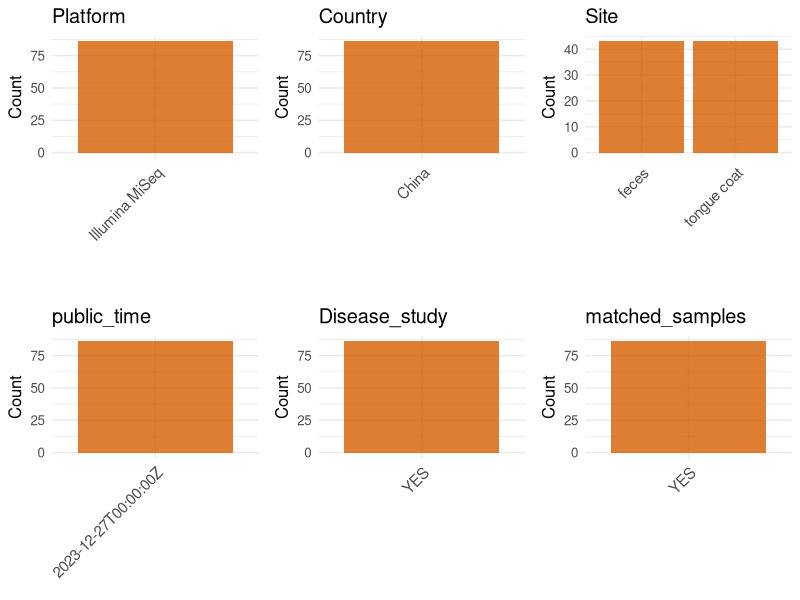

The R source for this figure: (Note: this script raises an error after producing the figure.)
## ---- chunk 1
# Load necessary libraries
library(dplyr)
library(ggplot2)
library(cowplot)
library(readxl)

# Set working directory (update this path to your local directory)
setwd("/home/cjj/projects/collect_oral_data/global-oral-microbiome/data/tmp/PRJNA756623")

# table1 <- read_excel("CRA006039.xlsx")
# write.csv(table1, "CRA006039.csv", row.names = FALSE)

initial_meta<-read.csv("SraRunTable.csv",header = T)
colnames(initial_meta)
# 
# # initial_meta <- initial_meta[grepl("16s", initial_meta$sample_name, ignore.case = TRUE), ]
# initial_meta$BioProject = initial_meta$Project.accession
# initial_meta$Run = initial_meta$Accession
head(initial_meta , n=8)



# table1 <- read_excel("Table 1.XLSX",)
# table2 <- read_excel("Table 1.XLSX",)
# head(table1 , n=3)
# head(table2 , n=3)
# ESM <- ESM[,c(1,3,4)]
# colnames(ESM) <- c("subject_id","Age","Sex")
# initial_meta_cbind <- left_join(initial_meta,ESM,by="subject_id")
# table(initial_meta_cbind$Age,initial_meta_cbind$Sex)
# Display the first few rows of the metadata
# head(initial_meta_cbind)
## ---- chunk 2
# Create a uniform metadata dataframe
metadata <- data.frame(
  BioProject = initial_meta$BioProject,
  Run = initial_meta$Run,
  stringsAsFactors = FALSE
)
## ---- chunk 3
# Create a uniform metadata dataframe
metadata <- data.frame(
  BioProject = initial_meta$BioProject,
  Run = initial_meta$Run,
  sample_name = initial_meta$Sample.Name,
  Age = NA_character_,
  BMI = NA_character_,
  Sex= NA_character_,
  Region = NA_character_,
  Platform = initial_meta$Instrument,
  Country = initial_meta$geo_loc_name_country,
  Site = initial_meta$isolation_source,
  public_time = initial_meta$ReleaseDate,
  Disease_study = 'YES',
  Status = NA_character_,
  stringsAsFactors = FALSE
)
## ---- chunk 4
# Add information obtained from the publication
metadata_clean <- metadata
metadata_clean$PCR_primers <- NA_character_
metadata_clean$title <- "Characterization of oral and gut microbiome and plasma metabolomics in COVID-19 patients after 1-year follow-up"

metadata_clean$sample_name <- metadata$sample_name

# metadata_clean$Status <-  metadata$Status
metadata_clean$Status <- metadata$Status

metadata_clean$matched_samples <- "YES"
# metadata_clean$Sex <- ifelse(metadata_clean$Sex == "female", "F",
#                       ifelse(metadata_clean$Sex == "male", "M",metadata_clean$Sex))




# Use cleaned dataset for subsequent analysis
metadata <- metadata_clean
## ---- chunk 5
# Check the number of unique runs and sample names
print(paste("Number of unique runs:", length(unique(metadata$Run))))
print(paste("Number of unique sample names:", length(unique(metadata$sample_name))))
## ---- chunk 6
# 加载必要的包
library(dplyr)
library(ggplot2)
library(cowplot)

# 1. 准备数据
plot_data <- metadata %>%
  select(
    -any_of(c("BioProject", "Run", "sample_name", "title","PCR_primers"))
  ) %>%
  select(where(~!all(is.na(.))))

# 2. 循环绘图
plots <- list()
for (col_name in names(plot_data)) {
  if (is.numeric(plot_data[[col_name]])) {
    p <- ggplot(plot_data, aes(x = .data[[col_name]])) +
      geom_histogram(bins = 20, fill = "#0072B2", alpha = 0.7, na.rm = TRUE) +
      labs(title = col_name, x = NULL) +
      theme_minimal(base_size = 16)
  } else {
    p <- plot_data %>%
      count(.data[[col_name]], sort = TRUE, name = "Count") %>%
      ggplot(aes(x = reorder(.data[[col_name]], -Count), y = Count)) +
      geom_col(fill = "#D55E00", alpha = 0.8) +
      labs(title = col_name, x = NULL, y = "Count") +
      theme_minimal(base_size = 12) +
      theme(axis.text.x = element_text(angle = 45, hjust = 1, size = 11))
  }
  plots[[col_name]] <- p
}

# 3. 【已修复】自动组合并动态调整尺寸后保存
if (length(plots) > 0) {
  
  # --- 这是你需要添加的关键部分 ---
  n_plots <- length(plots)
  n_cols <- 3 
  n_rows <- ceiling(n_plots / n_cols) 
  # 根据行数动态设置输出图片的高度 (例如，每行给4英寸)
  dynamic_height <- n_rows * 4 
  
  p_final <- plot_grid(plotlist = plots, ncol = n_cols, align = "hv")
  
  # 使用动态计算出的高度来保存图像
  ggsave("Metadata_Summary.png", plot = p_final, width = 12, height = dynamic_height, dpi = 150, bg = "white")
  
  print(paste("图像已生成, 动态高度为:", dynamic_height))
  
} else {
  print("没有可以绘制的列。")
}
## ---- chunk 7
knitr::include_graphics("Metadata_Summary.png")
## ---- chunk 8
# Reorder columns to match the desired format
metadata <- metadata[, c(
  "BioProject", "Run", "sample_name", "Age", "BMI", "Sex", 
  "Region", "Platform", "Country", "Site", "public_time", 
  "PCR_primers", "title", "Disease_study", "Status","matched_samples"
)]

# Export the uniform metadata to a CSV file
write.csv(metadata, file = "metadata.csv", quote = TRUE)
head(metadata)
## ---- chunk 9
# Reorder columns to match the desired format
metadata <- metadata[, c(
  "BioProject", "Run"
)]

# Export the uniform metadata to a CSV file
write.csv(metadata, file = "metadata.csv", quote = TRUE)
head(metadata)
